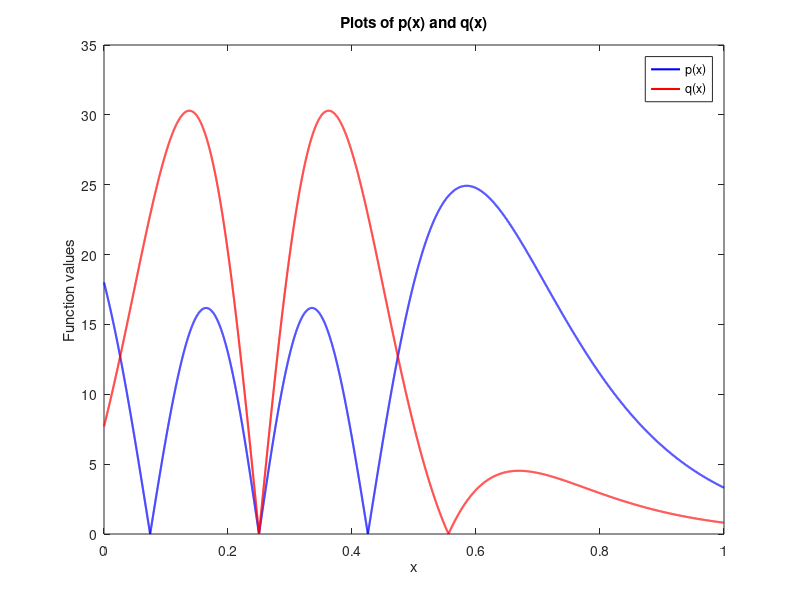

The MATLAB source for this figure: (Note: this script raises an error after producing the figure.)
% Define x range
x = linspace(0,1,10000);

% Compute p(x)
p = 79.1015625 * abs( ...
    (x.*cosh(3.75*x - 0.9375) - 0.25*cosh(3.75*x - 0.9375) + 0.75*sinh(3.75*x - 0.9375)) ...
    .* (2.*cosh(3.75*x - 0.9375).^2 - 3) ...
) ./ abs(cosh(3.75*x - 0.9375)).^5;

% Compute q(x)
q = 59.3261719 * abs( ...
    tanh(3.75*x - 0.9375).*cosh(3.75*x - 0.9375).^2 - 3.*tanh(3.75*x - 0.9375) ...
) ./ abs(cosh(3.75*x - 0.9375)).^4;

% Plot both functions
figure;
plot(x, p, 'b', 'LineWidth', 1.5); hold on;
plot(x, q, 'r', 'LineWidth', 1.5);
xlabel('x');
ylabel('Function values');
title('Plots of p(x) and q(x)');
legend('p(x)', 'q(x)');
h = gca; 
h.LineWidth = 2; 
h.FontSize = 16; 
grid on;
